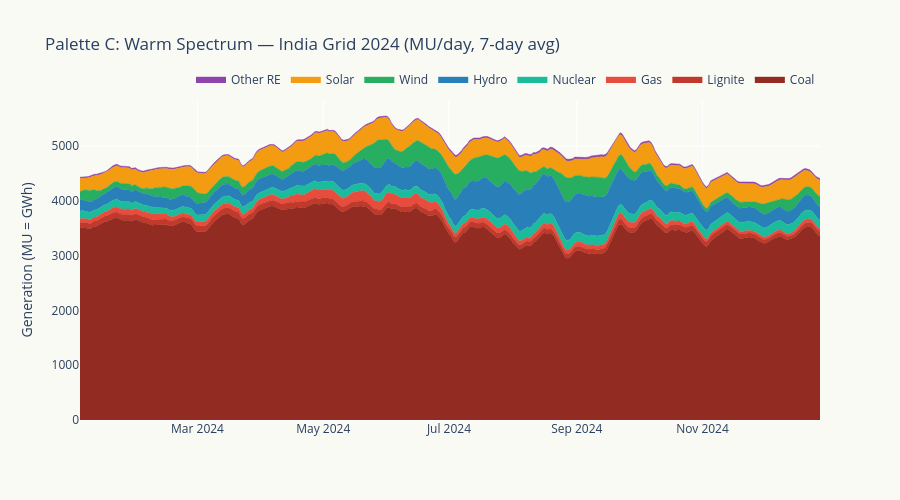

Here is the notebook cell this chart was saved with:
### Code cell
# Palette C: Warm Spectrum
fig_c = make_stacked_area(df24, palette_c, 'Palette C: Warm Spectrum — India Grid 2024 (MU/day, 7-day avg)')
fig_c.show()

### Figure 1 — Plotly figure (JSON) as saved in the notebook; plotly's stock layout.template omitted (floating-point values rounded to 4 significant figures; data arrays with more than 128 entries replaced by an {"elided": "..."} marker saying what was removed)
{"data": [{"fillcolor": "#922B21", "groupnorm": "", "hovertemplate": "Coal: %{y:.0f} MU<extra></extra>", "line": {"color": "#922B21", "width": 0.5}, "mode": "lines", "name": "Coal", "stackgroup": "one", "type": "scatter", "x": {"elided": "353 str values"}, "y": {"elided": "353 float values"}}, {"fillcolor": "#C0392B", "groupnorm": "", "hovertemplate": "Lignite: %{y:.0f} MU<extra></extra>", "line": {"color": "#C0392B", "width": 0.5}, "mode": "lines", "name": "Lignite", "stackgroup": "one", "type": "scatter", "x": {"elided": "353 str values"}, "y": {"elided": "353 float values"}}, {"fillcolor": "#E74C3C", "groupnorm": "", "hovertemplate": "Gas: %{y:.0f} MU<extra></extra>", "line": {"color": "#E74C3C", "width": 0.5}, "mode": "lines", "name": "Gas", "stackgroup": "one", "type": "scatter", "x": {"elided": "353 str values"}, "y": {"elided": "353 float values"}}, {"fillcolor": "#1ABC9C", "groupnorm": "", "hovertemplate": "Nuclear: %{y:.0f} MU<extra></extra>", "line": {"color": "#1ABC9C", "width": 0.5}, "mode": "lines", "name": "Nuclear", "stackgroup": "one", "type": "scatter", "x": {"elided": "353 str values"}, "y": {"elided": "353 float values"}}, {"fillcolor": "#2980B9", "groupnorm": "", "hovertemplate": "Hydro: %{y:.0f} MU<extra></extra>", "line": {"color": "#2980B9", "width": 0.5}, "mode": "lines", "name": "Hydro", "stackgroup": "one", "type": "scatter", "x": {"elided": "353 str values"}, "y": {"elided": "353 float values"}}, {"fillcolor": "#27AE60", "groupnorm": "", "hovertemplate": "Wind: %{y:.0f} MU<extra></extra>", "line": {"color": "#27AE60", "width": 0.5}, "mode": "lines", "name": "Wind", "stackgroup": "one", "type": "scatter", "x": {"elided": "353 str values"}, "y": {"elided": "353 float values"}}, {"fillcolor": "#F39C12", "groupnorm": "", "hovertemplate": "Solar: %{y:.0f} MU<extra></extra>", "line": {"color": "#F39C12", "width": 0.5}, "mode": "lines", "name": "Solar", "stackgroup": "one", "type": "scatter", "x": {"elided": "353 str values"}, "y": {"elided": "353 float values"}}, {"fillcolor": "#8E44AD", "groupnorm": "", "hovertemplate": "Other RE: %{y:.0f} MU<extra></extra>", "line": {"color": "#8E44AD", "width": 0.5}, "mode": "lines", "name": "Other RE", "stackgroup": "one", "type": "scatter", "x": {"elided": "353 str values"}, "y": {"elided": "353 float values"}}], "layout": {"height": 500, "hovermode": "x unified", "legend": {"orientation": "h", "x": 1, "xanchor": "right", "y": 1.02, "yanchor": "bottom"}, "paper_bgcolor": "#FAFAF5", "plot_bgcolor": "#FAFAF5", "title": {"text": "Palette C: Warm Spectrum — India Grid 2024 (MU/day, 7-day avg)"}, "xaxis": {"title": {"text": ""}}, "yaxis": {"title": {"text": "Generation (MU = GWh)"}}}}
